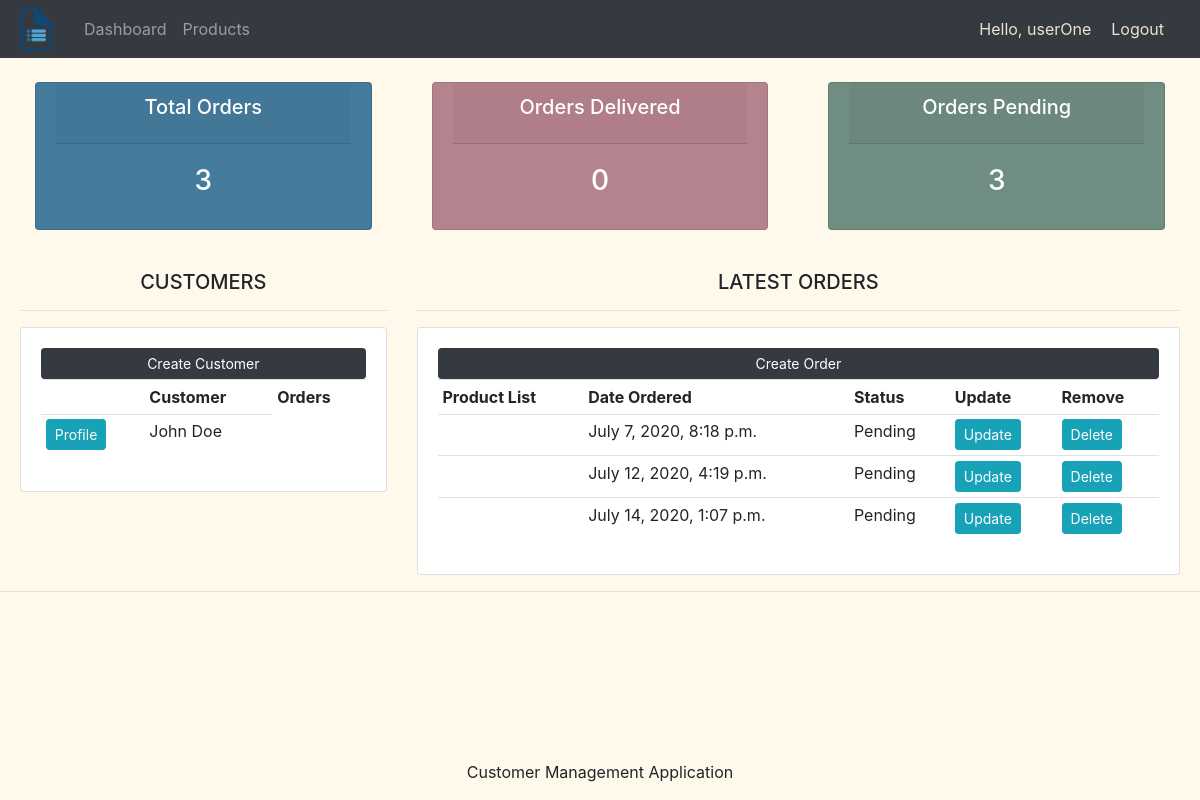
Screenshot of / (signed in) with the database file from the repository.
### shop_manag_app/models.py (models this page shows, shortened)
class Customer(models.Model):
    first_name = models.CharField(max_length=100, null=True)
    last_name = models.CharField(max_length=100, null=True)
    email = models.EmailField(max_length=100, null=True)
    phone = models.CharField(max_length=100, null=True)
    date_created = models.DateTimeField(auto_now_add=True, null=True)
    user = models.OneToOneField(User, null=True, on_delete=models.CASCADE)
    delivery_address = models.ManyToManyField(Delivery_Address)

class Order(models.Model):
    STATUS = (
        ('Pending', 'Pending'),
        ('Out for delivery', 'Out of delivery'),
        ('Delivered', 'Delivered'),
    )
    total = models.FloatField()
    status = models.CharField(max_length=100, choices=STATUS, null=True)
    date_created = models.DateTimeField(auto_now_add=True, null=True)
    customerID = models.ForeignKey(Customer, null=True, on_delete=models.SET_NULL)
    order_productID = models.ManyToManyField(Order_Product)

### shop_manag_app/views.py (the view)
# urls.py: 2. Add a URL to urlpatterns:  path('', views.home, name='home')
@login_required(login_url='login')
def home(request):
    customers = Customer.objects.all()
    orders = Order.objects.all()
    customer_count = customers.count()
    orders_count = orders.count()
    delivered = orders.filter(status='Delivered').count()
    pending = orders.filter(status='Pending').count()
    return render(request, 'shop_manag_app/dashboard.html', {'orders': orders, 'customers': customers, 'orders_count': orders_count, 'delivered': delivered, 'pending': pending})

### shop_manag_app/templates/shop_manag_app/dashboard.html
{% extends 'shop_manag_app/main.html' %}
{% block content %}
{% include 'shop_manag_app/status.html' %}
<br>
<div class="row">
	<div class="col-md-4">
		<h5><center>CUSTOMERS</center></h5>
		<hr>
		<div class="card card-body">
			<a class="btn btn-primary  btn-sm btn-block btn-dark" href="{% url 'createOrder' %}">Create Customer</a>
			<table class="table table-sm">
				<tr>
					<th></th>
					<th>Customer</th>
					<th>Orders</th>
				</tr>
				{% for customer in customers %}
					<tr>
						<td><a class="btn btn-sm btn-info" href="{% url 'customer' customer.id %}">Profile</a></td>
						<td>{{ customer.first_name }} {{ customer.last_name }}</td>
					</tr>
				{% endfor %}
			</table>
		</div>
	</div>
	<div class="col-md-8">
		<h5><center>LATEST ORDERS</center></h5>
		<hr>
		<div class="card card-body">
			<a class="btn btn-primary  btn-sm btn-block btn-dark" href="{% url 'createOrder' %}">Create Order</a>
			<table class="table table-sm">
				<tr>
					<th>Product List</th>
					<th>Date Ordered</th>
					<th>Status</th>
					<th>Update</th>
					<th>Remove</th>
				</tr>
				{% for order in orders %}
					<tr>
						<td></td>
						<td>{{ order.date_created }}</td>
						<td>{{ order.status }}</td>
						<td><a class="btn btn-sm btn-info" href="{% url 'updateOrder' order.id %}">Update</a></td>
						<td><a class="btn btn-sm btn-info" href="{% url 'deleteOrder' order.id %}">Delete</a></td>
					</tr>
				{% endfor %}
			</table>
		</div>
	</div>
</div>
{% endblock %}

### shop_manag_app/templates/shop_manag_app/navbar.html (shortened to what this page needs)
{% load static %}
<nav class="navbar navbar-expand-lg navbar-dark bg-dark">
  <img src="{% static 'images/logo.png' %}" id= "logo" alt="">
  <div class="collapse navbar-collapse" id="navbarNav">
    <ul class="navbar-nav">
      <li class="nav-item">
        <a class="nav-link" href="{% url 'dashboard' %}">Dashboard<span class="sr-only">(current)</span></a>
      </li>
      <li class="nav-item">
        <a class="nav-link" href="{% url 'products' %}">Products<span class="sr-only">(current)</span></a>
      </li>
    </ul>
  </div>
  <span class="nav-msg">Hello, {{ request.user }}</span>
  <span><a class="nav-msg" href="{% url 'logout' %}">Logout</a></span>
</nav>

### static/css/css.css (style rules this page uses)
#logo { width: 40px; }
body { background-color: #fff9ec; }
div { padding: 0em 20px 0em;  }

### shop_manag_app/templates/shop_manag_app/navbar.html (style rules this page uses)
.nav-msg { font-size: 16px; color: #ece2d0; margin-right: 20px; }

### rows the page displays
Customer: first_name "John", last_name "Doe"
Order: date_created "July 7, 2020, 8:18 p.m.", status "Pending"
Order: date_created "July 12, 2020, 4:19 p.m.", status "Pending"
Order: date_created "July 14, 2020, 1:07 p.m.", status "Pending"

### other values shown
{{ request.user }} "userOne"
{{ orders_count }} "3"
{{ delivered }} "0"
{{ pending }} "3"
